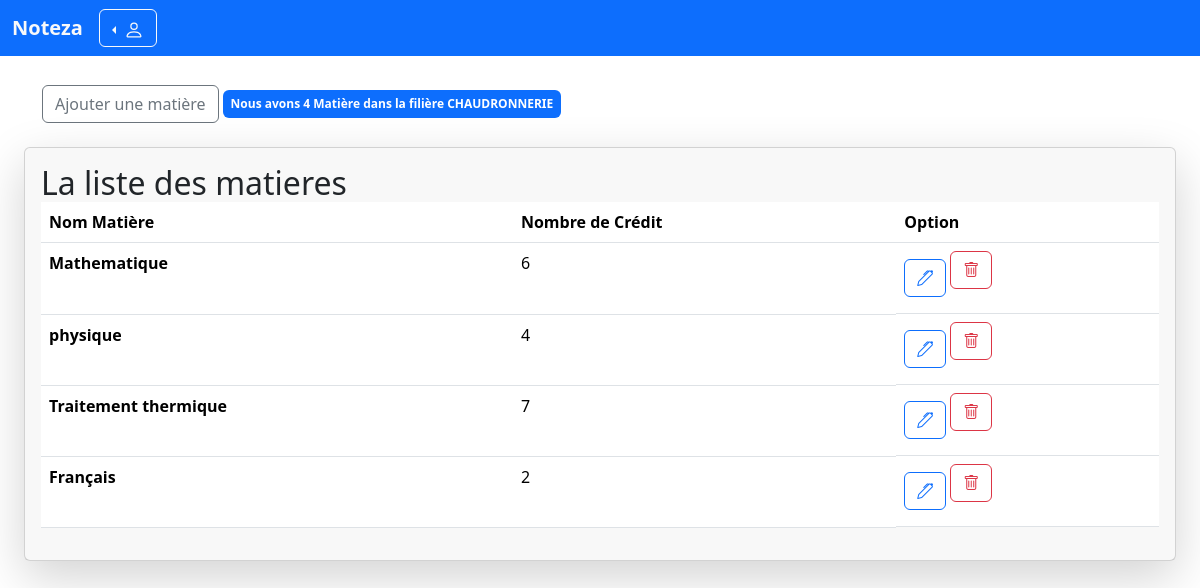
Screenshot of /all-matiere.php?filiere=1 with the database file from the repository.
### tables this page shows
CREATE TABLE `filiere` (
  `idfiliere` int(11) NOT NULL,
  `nomfiliere` char(255) DEFAULT NULL,
  `codefiliere` char(255) DEFAULT NULL
);

CREATE TABLE `contient` (
  `idfiliere` int(11) NOT NULL,
  `idmatiere` int(11) NOT NULL
);

CREATE TABLE `matiere` (
  `idmatiere` int(11) NOT NULL,
  `iduser` int(11) NOT NULL,
  `nommatiere` char(32) DEFAULT NULL,
  `nbrecreditmatiere` char(32) DEFAULT NULL
);

### models/contient.php (called while the page is built, shortened)
<?php
class Contient {
    public function getMatiereByFiliere($conn,$idfiliere){
        $req = $conn -> prepare("SELECT * FROM contient WHERE idfiliere = ?");
        $req -> bindParam(1,$idfiliere);
        $req -> execute();
        return $req -> fetchAll();
    }
    public function getNumberofMatiere($conn,$idfiliere){
        $req = $conn -> prepare("SELECT * FROM contient WHERE idfiliere = :idfiliere");
        $req -> bindParam(':idfiliere', $idfiliere);
        $req -> execute();
        return $req -> rowCount();
    }
}

### models/filiere.php (called while the page is built, shortened)
<?php
class Filiere {
    public function getName($conn,$id){
        $req = $conn -> prepare ("SELECT * FROM filiere WHERE idfiliere = ? ");
        $req -> execute ([$id]);
        $raw = $req -> fetch();
        return $raw['nomfiliere'];
    }
}
?>

### models/matiere.php (called while the page is built, shortened)
<?php
class Matiere {
    public function getOne($conn, $idmatiere){
        $req = $conn-> prepare("SELECT * FROM matiere WHERE idmatiere = :idmatiere ");
        $req -> bindParam(':idmatiere', $idmatiere);
        $req -> execute();
        return $req ->fetch();
    }
}
?>

### all-matiere.php (the view, shortened to what this page needs)
<?php
    require_once 'models/user.php';
    require_once 'models/filiere.php';
    require_once 'models/contient.php';
    require_once 'models/matiere.php';
    $filiere = new Filiere();
    $contient = new Contient();
    $idfiliere = $_GET['filiere'];
    $matiere = new Matiere();
    $allmatiere = $contient -> getMatiereByFiliere($conn,$idfiliere);
    $nomfiliere = $filiere -> getName($conn,$idfiliere);
    require_once ('layouts/navbar.php');
    $nbreMatiere = $contient -> getNumberofMatiere($conn, $idfiliere);
?>
<div class="container">
    <div class="row">
                <div class="col" style="margin-top:13px;">
                    <?php require_once 'add-matiere.php' ?>
                    <div class="py-2 badge text-bg-primary"> Nous avons <?=$nbreMatiere?> Matière dans la filière <?=$nomfiliere?> </div>
                </div>
    </div>
</div>
<div class="col-xl-12 px-4  my-4">
<div class="shadow-lg card">
    <div class="card-header py-3 border-0 px-3">
        <h2 class="heading m-0 mr-5 ">La liste des matieres
        </h2>
<div class="table-responsive">
<table class="table " style="padding-left:4px">
    <thead>
        <tr>
            <th scope="col">Nom Matière</th>
            <th scope="col">Nombre de Crédit</th>
            <th scope="col">Option</th>
        </tr>
    </thead>
    <?php
        foreach ( $allmatiere as $key) {
           $idmat = $key['idmatiere'];
        $rows = $matiere ->getOne($conn,$idmat);
        if ($rows > 0) {
            ?>
        <tr>
            <th scope="row"><?=$rows['nommatiere']?></th>
            <td scope="row"><?=$rows['nbrecreditmatiere']?></td>
            <td scope="row" class="d-flex">
                <?php require 'modifier-matiere.php' ?>
                <form action="controllers/matiere.php" onsubmit = "return Confirm()" class="mx-1" method="POST">
                    <button type="submit" name="supp" class="btn btn-outline-danger">
                        <i class="bi bi-trash"></i>
                    </button>
                </form>
            </td>
        </tr>
  <?php
 }else {
echo "<tr><td colspan='3'>Aucun résultat trouvé</td></tr>";
}
}?></table>
</div>
 </div>

### modifier-matiere.php (shortened to what this page needs)
<button type="button" class="btn btn-outline-primary my-2" data-bs-toggle="modal" data-bs-target="#edit<?=$rows['idmatiere']?>">
    <i class="bi bi-pen"></i>
</button>

### rows the page displays
filiere: nomfiliere "CHAUDRONNERIE"
contient: idmatiere.nommatiere "Mathematique", idmatiere.nbrecreditmatiere "6"
contient: idmatiere.nommatiere "physique", idmatiere.nbrecreditmatiere "4"
contient: idmatiere.nommatiere "Traitement thermique", idmatiere.nbrecreditmatiere "7"
contient: idmatiere.nommatiere "Français", idmatiere.nbrecreditmatiere "2"

### other values shown
$nbreMatiere "4"
